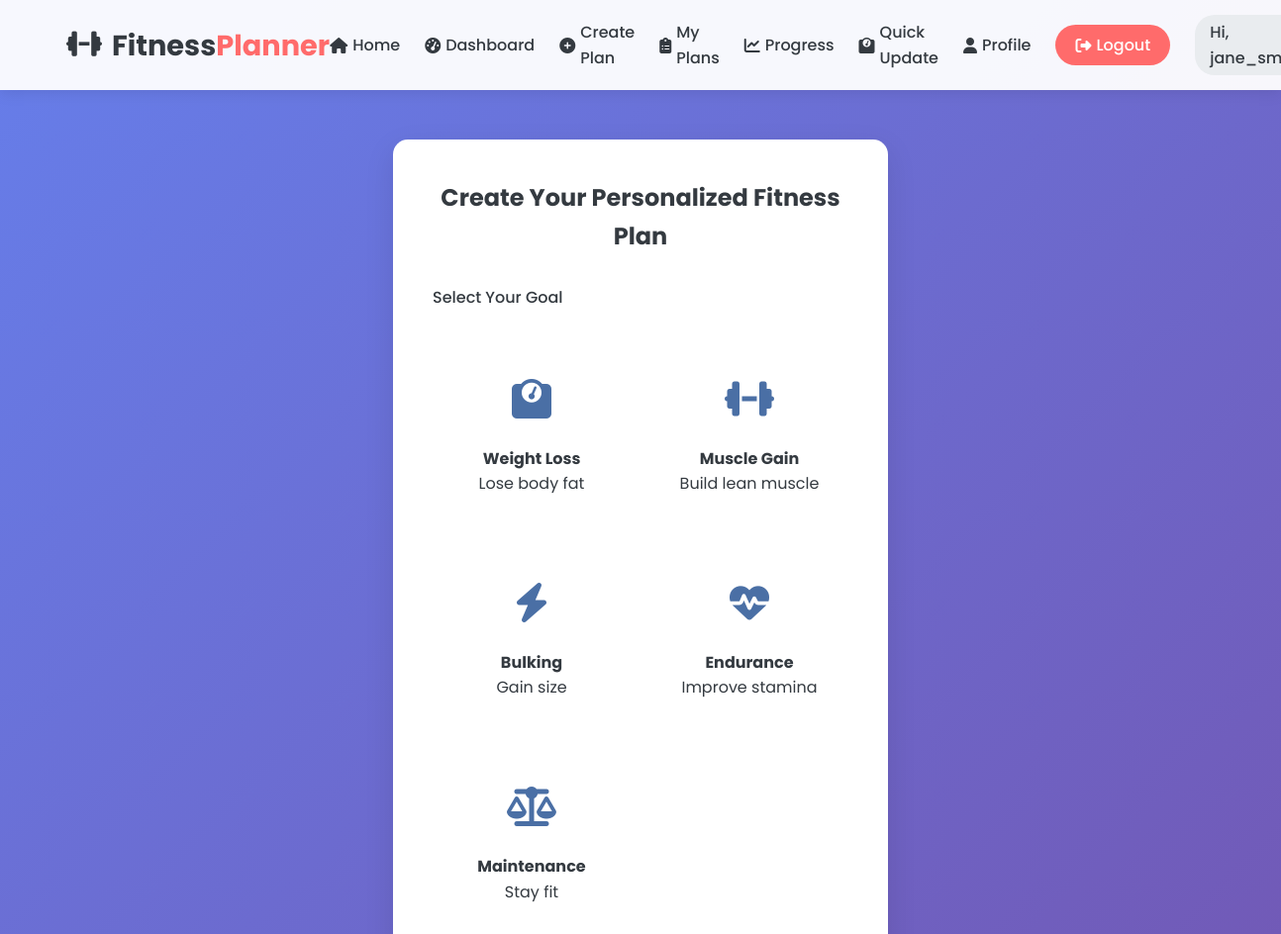
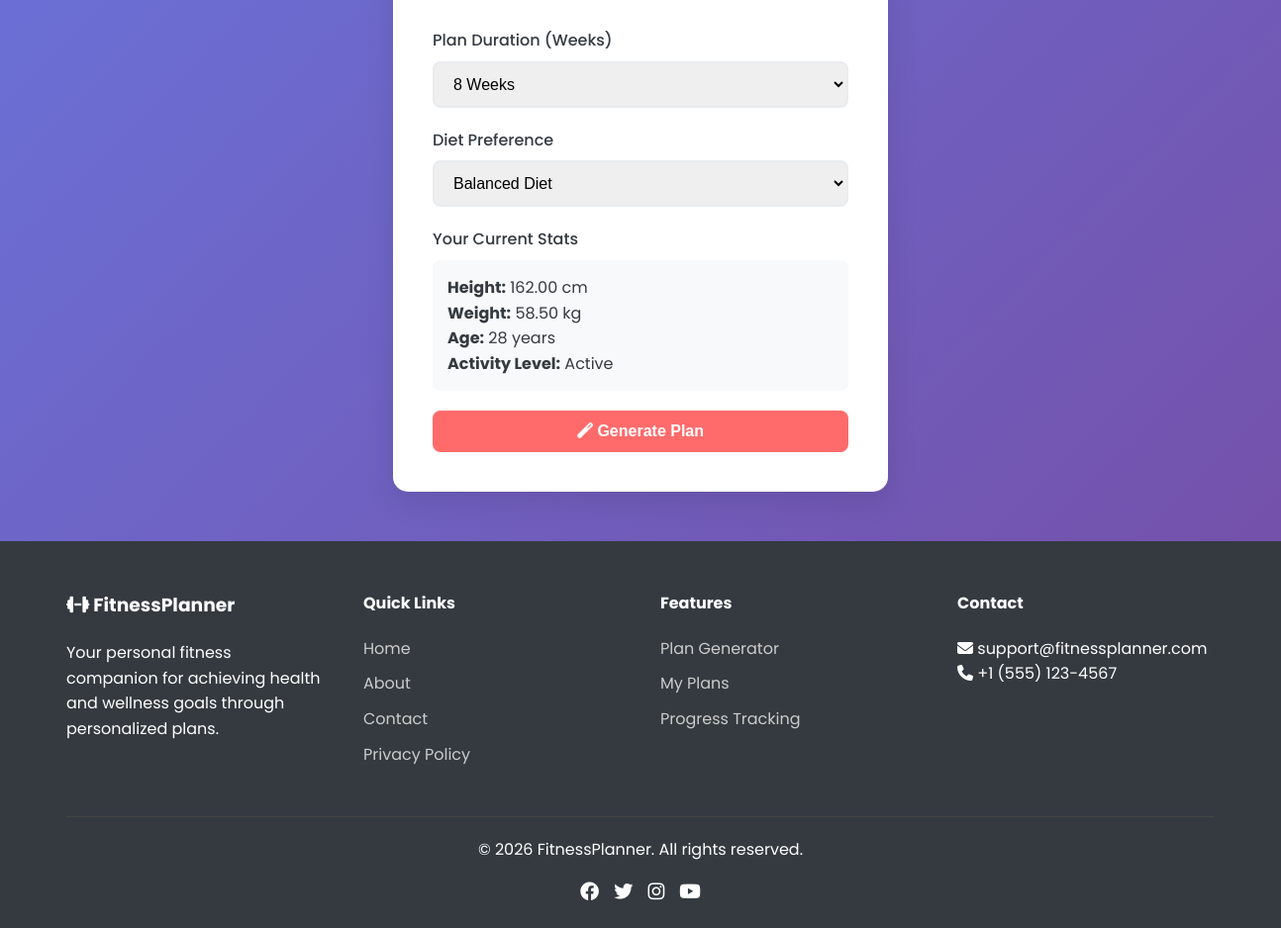
The app's page /plan_generator.php (signed in) with its own data (2 pictures, top to bottom).
### tables this page shows
CREATE TABLE IF NOT EXISTS users (
    id INT PRIMARY KEY AUTO_INCREMENT,
    username VARCHAR(50) UNIQUE NOT NULL,
    email VARCHAR(100) UNIQUE NOT NULL,
    password VARCHAR(255) NOT NULL,
    full_name VARCHAR(100),
    age INT,
    gender ENUM('male', 'female', 'other'),
    height DECIMAL(5,2) COMMENT 'in centimeters',
    current_weight DECIMAL(5,2) COMMENT 'in kilograms',
    goal ENUM('weight_loss', 'muscle_gain', 'maintenance', 'bulking', 'endurance'),
    activity_level ENUM('sedentary', 'light', 'moderate', 'active', 'very_active'),
    created_at TIMESTAMP DEFAULT CURRENT_TIMESTAMP,
    last_login TIMESTAMP NULL,
    INDEX idx_username (username),
    INDEX idx_email (email)
);

### plan_generator.php (the view, shortened to what this page needs)
<?php
require_once 'config/database.php';
$user_id = $_SESSION['user_id'];
$user_query = "SELECT * FROM users WHERE id = $user_id";
$user_result = $conn->query($user_query);
$user = $user_result->fetch_assoc();
$plan_generated = false;
require_once 'includes/header.php';
?>
<div class="form-container">
    <h2 class="form-title">Create Your Personalized Fitness Plan</h2>
    <?php if(!$plan_generated): ?>
        <form method="POST" action="">
            <div class="form-group">
                <label class="form-label">Select Your Goal</label>
                <div class="goal-options" style="grid-template-columns: repeat(auto-fit, minmax(150px, 1fr));">
                    <label class="goal-card">
                        <div class="goal-icon"><i class="fas fa-weight"></i></div>
                        <h4>Weight Loss</h4>
                        <p>Lose body fat</p>
                    </label>
                    <label class="goal-card">
                        <div class="goal-icon"><i class="fas fa-dumbbell"></i></div>
                        <h4>Muscle Gain</h4>
                        <p>Build lean muscle</p>
                    </label>
                    <label class="goal-card">
                        <div class="goal-icon"><i class="fas fa-bolt"></i></div>
                        <h4>Bulking</h4>
                        <p>Gain size</p>
                    </label>
                    <label class="goal-card">
                        <div class="goal-icon"><i class="fas fa-heartbeat"></i></div>
                        <h4>Endurance</h4>
                        <p>Improve stamina</p>
                    </label>
                    <label class="goal-card">
                        <div class="goal-icon"><i class="fas fa-balance-scale"></i></div>
                        <h4>Maintenance</h4>
                        <p>Stay fit</p>
                    </label>
                </div>
            </div>
            <div class="form-group">
                <label class="form-label" for="duration">Plan Duration (Weeks)</label>
                <select class="form-control" id="duration" name="duration" required>
                    <option value="8" selected>8 Weeks</option>
                </select>
            </div>
            <div class="form-group">
                <label class="form-label" for="preference">Diet Preference</label>
                <select class="form-control" id="preference" name="preference" required>
                    <option value="balanced">Balanced Diet</option>
                </select>
            </div>
            <div class="form-group">
                <label class="form-label">Your Current Stats</label>
                <div style="background: #f8f9fa; padding: 15px; border-radius: 8px;">
                    <p><strong>Height:</strong> <?php echo $user['height'] ? $user['height'] . ' cm' : 'Not set'; ?></p>
                    <p><strong>Weight:</strong> <?php echo $user['current_weight'] ? $user['current_weight'] . ' kg' : 'Not set'; ?></p>
                    <p><strong>Age:</strong> <?php echo $user['age'] ? $user['age'] . ' years' : 'Not set'; ?></p>
                    <p><strong>Activity Level:</strong> <?php echo $user['activity_level'] ? ucfirst($user['activity_level']) : 'Not set'; ?></p>
                </div>
            </div>
            <button type="submit" class="btn btn-block btn-accent">
                <i class="fas fa-magic"></i> Generate Plan
            </button>
        </form>
    <?php endif; ?>
</div>
<?php
require_once 'includes/footer.php';
?>

### css/style.css (style rules this page uses)
* { margin: 0; padding: 0; box-sizing: border-box; }
:root { --primary: #4a6fa5; --secondary: #166088; --accent: #ff6b6b; --success: #4CAF50; --warning: #FFC107; --light: #f8f9fa; --dark: #343a40; --gray: #6c757d; --light-gray: #e9ecef; }
body { font-family: 'Poppins', sans-serif; line-height: 1.6; color: var(--dark); background: linear-gradient(135deg, #667eea 0%, #764ba2 100%); min-height: 100vh; }
.form-container { max-width: 500px; margin: 50px auto; background: white; padding: 40px; border-radius: 15px; box-shadow: 0 10px 30px rgba(0, 0, 0, 0.1); }
.form-title { text-align: center; margin-bottom: 30px; color: var(--dark); }
.form-group { margin-bottom: 20px; }
.form-label { display: block; margin-bottom: 8px; font-weight: 500; color: var(--dark); }
.form-control { width: 100%; padding: 12px 15px; border: 2px solid var(--light-gray); border-radius: 8px; font-size: 1rem; transition: border-color 0.3s; }
.btn { display: inline-block; padding: 12px 30px; background: var(--primary); color: white; border: none; border-radius: 8px; font-size: 1rem; font-weight: 600; cursor: pointer; transition: background 0.3s; text-decoration: none; text-align: center; }
.btn-block { width: 100%; }
.btn-accent { background: var(--accent); }
.goal-options { display: grid; grid-template-columns: repeat(auto-fit, minmax(200px, 1fr)); gap: 20px; margin: 30px 0; }
.goal-card { background: white; padding: 25px; border-radius: 12px; text-align: center; cursor: pointer; transition: all 0.3s; border: 3px solid transparent; }
.goal-icon { font-size: 2.5rem; margin-bottom: 15px; color: var(--primary); }

### records on screen
users: height "162.00", current_weight "58.50", age "28", activity_level "Active"
